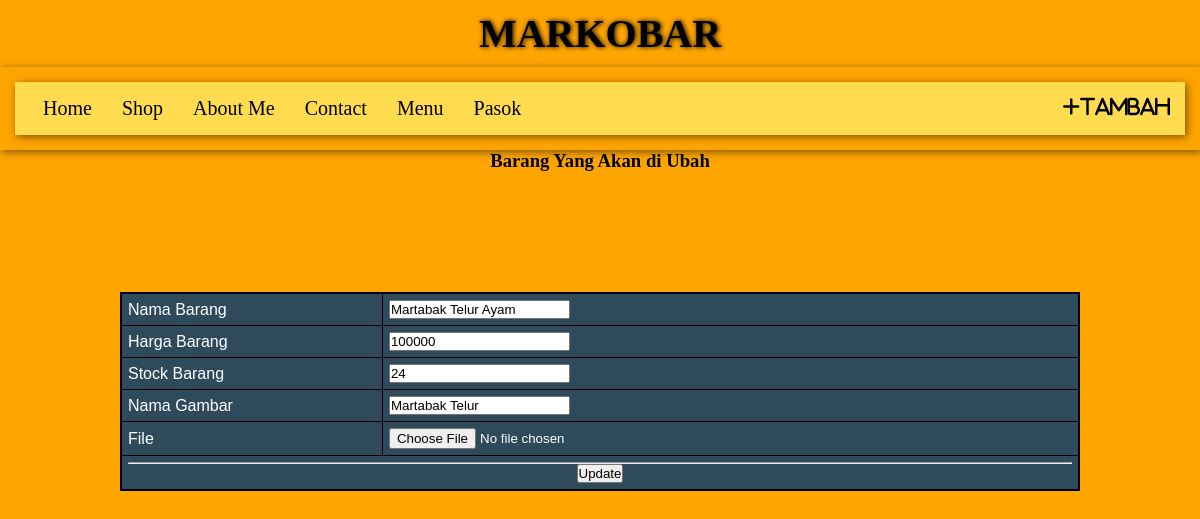
/Posttest7/menu/update.php?id=43 (signed in), run on the app's committed database.
### tables this page shows
CREATE TABLE `menu` (
  `id_menu` int(11) NOT NULL,
  `nama_menu` varchar(32) NOT NULL,
  `harga_menu` float NOT NULL,
  `stok` int(11) NOT NULL
);

CREATE TABLE `images` (
  `id` int(11) NOT NULL,
  `id_menu` int(11) NOT NULL,
  `nama_gambar` varchar(64) NOT NULL,
  `upload_on` timestamp NOT NULL DEFAULT current_timestamp() ON UPDATE current_timestamp(),
  `file` varchar(64) NOT NULL
);

### Posttest7/menu/update.php (the view, shortened to what this page needs)
<?php
    include "../menu_utama.php";
    $idMenu = $_GET['id'];
    $tableBarang = mysqli_query($connect, "SELECT * FROM menu WHERE id_menu='$idMenu'");
    $rowBarang = mysqli_fetch_array($tableBarang);
    $tableGambar = mysqli_query($connect, "SELECT * FROM images WHERE id_menu='$idMenu'");
    $rowGambar = mysqli_fetch_array($tableGambar);
?>
<!DOCTYPE html>
<html lang="en">
<head>
</head>
<body class=body>
<section class="center">
        <form action="" method="POST" enctype="multipart/form-data" class="box">
        <h3 align="center">Barang Yang Akan di Ubah</h3>
            <table border="0" align="center">
                <tr>
                    <td>Nama Barang</td>
                    <td><input type="text" name="nama_menu" placeholder="Masukkan Nama Barang" value="<?= $rowBarang['nama_menu'] ?>"required></td>
                </tr>
                <tr>
                    <td>Harga Barang</td>
                    <td><input type="number" name="harga_menu" placeholder="Masukkan Harga Barang" value="<?= $rowBarang['harga_menu'] ?>"required></td>
                </tr>
                <tr>
                    <td>Stock Barang</td>
                    <td><input type="number" name="stok" placeholder="Masukkan Stock Barang" value="<?= $rowBarang['stok'] ?>"required></td>
                </tr>
                <tr>
                    <td>Nama Gambar</td>
                    <td><input type="text" name="nama_gambar" placeholder="Masukkan Nama Gambar" value="<?= $rowGambar['nama_gambar'] ?>"required></td>
                </tr>
                <tr>
                    <td>File</td>
                    <td><input type="file" name="gambar" value="<?=$rowGambar['file']?>"required></td>
                </tr>
                <tr>
                    <td align="center" colspan="2"><hr><input type="submit" name="update" value="Update"></td>
                </tr>
            </table>
        </form>
    </section>
</body>
</html>

### Posttest7/menu_utama.php (style rules this page uses)
* { box-sizing: border-box; }
body { background-color: orange; background-size: 100% 100%; margin: 0px; }

### Posttest7/menu/update.php (style rules this page uses)
* { margin: 0; padding: 0; }
table { font-family: "Trebuchet MS", Arial, Helvetica, sans-serif; border-collapse: collapse; width: 80%; margin-top: 10%; margin-left: auto; margin-right: auto; border: 2px solid black; }
table td, table th { border: 1px solid black; padding: 6px; width: 100px; }
table tr:nth-child(even) { background-color: #2f4b5b; color: white; }
table tr:nth-child(odd) { background-color: #2f4b5b; color: white; }

### data on the page
menu: nama_menu "Martabak Telur Ayam", harga_menu "100000", stok "24"
images: nama_gambar "Martabak Telur"
